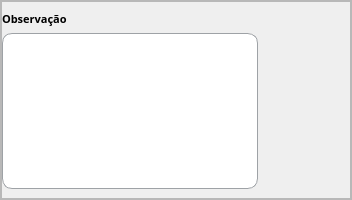
          <widget class="QFrame" name="frame_35">
           <property name="sizePolicy">
            <sizepolicy hsizetype="Preferred" vsizetype="Expanding">
             <horstretch>0</horstretch>
             <verstretch>0</verstretch>
            </sizepolicy>
           </property>
           <property name="minimumSize">
            <size>
             <width>0</width>
             <height>70</height>
            </size>
           </property>
           <property name="maximumSize">
            <size>
             <width>16777215</width>
             <height>200</height>
            </size>
           </property>
           <property name="frameShape">
            <enum>QFrame::StyledPanel</enum>
           </property>
           <property name="frameShadow">
            <enum>QFrame::Raised</enum>
           </property>
           <layout class="QGridLayout" name="gridLayout_32">
            <property name="leftMargin">
             <number>0</number>
            </property>
            <property name="topMargin">
             <number>0</number>
            </property>
            <property name="rightMargin">
             <number>0</number>
            </property>
            <property name="bottomMargin">
             <number>0</number>
            </property>
            <property name="horizontalSpacing">
             <number>0</number>
            </property>
            <item row="0" column="0" rowspan="2">
             <widget class="QFrame" name="frame_39">
              <property name="minimumSize">
               <size>
                <width>350</width>
                <height>0</height>
               </size>
              </property>
              <property name="frameShape">
               <enum>QFrame::StyledPanel</enum>
              </property>
              <property name="frameShadow">
               <enum>QFrame::Raised</enum>
              </property>
              <layout class="QGridLayout" name="gridLayout_42">
               <property name="leftMargin">
                <number>0</number>
               </property>
               <property name="topMargin">
                <number>9</number>
               </property>
               <property name="rightMargin">
                <number>0</number>
               </property>
               <property name="horizontalSpacing">
                <number>0</number>
               </property>
               <item row="0" column="0">
                <widget class="QLabel" name="label_33">
                 <property name="maximumSize">
                  <size>
                   <width>16777215</width>
                   <height>20</height>
                  </size>
                 </property>
                 <property name="font">
                  <font>
                   <family>Raleway</family>
                   <pointsize>8</pointsize>
                   <weight>75</weight>
                   <bold>true</bold>
                  </font>
                 </property>
                 <property name="text">
                  <string>Observação</string>
                 </property>
                </widget>
               </item>
               <item row="1" column="0">
                <widget class="QTextEdit" name="input_observacao">
                 <property name="maximumSize">
                  <size>
                   <width>300</width>
                   <height>16777215</height>
                  </size>
                 </property>
                 <property name="styleSheet">
                  <string notr="true">QTextEdit {
	background-color:white;
	border-radius: 10px;
	border: 1px solid rgb(158, 162, 166);
	padding-left: 20px;
}</string>
                 </property>
                </widget>
               </item>
               <item row="1" column="1">
                <spacer name="horizontalSpacer_5">
                 <property name="orientation">
                  <enum>Qt::Horizontal</enum>
                 </property>
                 <property name="sizeHint" stdset="0">
                  <size>
                   <width>40</width>
                   <height>20</height>
                  </size>
                 </property>
                </spacer>
               </item>
              </layout>
             </widget>
            </item>
           </layout>
          </widget>
